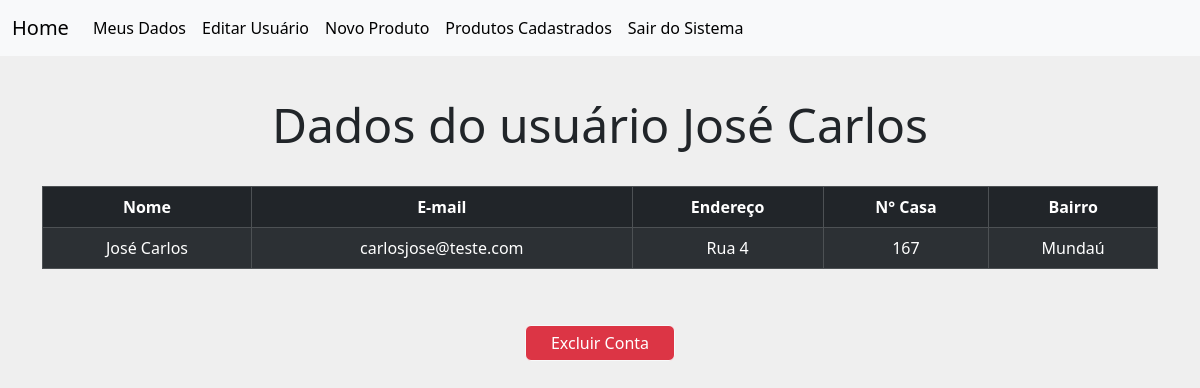
/dados_usuario/2 (signed in), run on the app's committed database.
### models/modelos.py (models this page shows, shortened)
class Usuarios(db.Model, UserMixin):
    id = db.Column(db.Integer, primary_key=True)
    nome = db.Column(db.String(60), nullable=False)
    email = db.Column(db.String(60), nullable=False, unique=True)
    endereco = db.Column(db.String(100), nullable=False)
    numcasa = db.Column(db.Integer, nullable=False)
    bairro = db.Column(db.String(60), nullable=False)
    senha = db.Column(db.String(12), nullable=False)

### views.py (the view)
@app.route('/dados_usuario/<int:id>')
def dados_usuario(id):
    usuario = Usuarios.query.filter_by(id=id).first()
    return render_template('usuario.html',usuario=usuario)

### models/modelos.py (called while the page is built)
@login_manager.user_loader
def get_user(user_id):
    return Usuarios.query.filter_by(id=user_id).first()

### templates/usuario.html (shortened to what this page needs)
{% extends 'bases/base_logado.html' %}
{% block customCSS %}
<link rel="stylesheet" href="{{ url_for('static', filename='css/style_lista.css')}}">
{% endblock %}
{% block content %}
    <div class="container">
        <div class="page-header pai__tit">
            <h1 class="tit__principal">Dados do usuário {{usuario.nome}}</h1>
        </div>
        <table class="table table-dark table-striped table-responsive table-bordered tabela ">
            <thead class="thead-default">
                <tr>
                    <th>Nome</th>
                    <th>E-mail</th>
                    <th>Endereço</th>
                    <th>N° Casa</th>
                    <th>Bairro</th>
                </tr>
            </thead>
            <tbody>
                    <tr>
                        <td>{{usuario.nome}}</td>
                        <td>{{usuario.email}}</td>
                        <td>{{usuario.endereco}}</td>
                        <td>{{usuario.numcasa}}</td>
                        <td>{{usuario.bairro}}</td>
                    </tr>
            </tbody>
        </table>
        <div class="pai__botoes">
            <button type="button" class="btns btn btn-danger text-white border border-light" data-bs-toggle="modal" data-bs-target="#exampleModal">
                Excluir Conta
              </button>
        </div>
    </div>
{% endblock %}

### static/css/style_lista.css (style rules this page uses)
:root { --cor-principal: #efefef; --cor-secundaria: #6B6FDE; --cor-preta: #000000; --fonte-principal: 'Montserrat', sans-serif; }
* { margin: 0; padding: 0; box-sizing: border-box; }
body { background-color: var(--cor-principal); }
.tabela { text-align: center; }
.pai__tit { display: flex; justify-content: center; padding: 2.5em 0 1.5em 0; }
.tit__principal { font-size: 48px; font-weight: 500; }
.pai__botoes { display: flex; justify-content: center; gap: 7em; padding: 2.5em 0 0 0; }
.btns { width: 150px; padding: 5px; }

### data on the page
Usuarios: nome "José Carlos", email "carlosjose@teste.com", endereco "Rua 4", numcasa "167", bairro "Mundaú"
